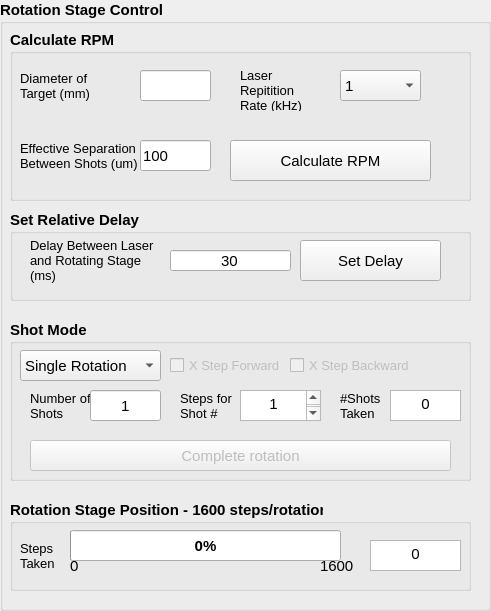
     <widget class="QGroupBox" name="groupBox">
      <property name="geometry">
       <rect>
        <x>700</x>
        <y>10</y>
        <width>491</width>
        <height>611</height>
       </rect>
      </property>
      <property name="font">
       <font>
        <pointsize>11</pointsize>
        <weight>75</weight>
        <bold>true</bold>
       </font>
      </property>
      <property name="title">
       <string>Rotation Stage Control</string>
      </property>
      <widget class="QGroupBox" name="groupBox_2">
       <property name="geometry">
        <rect>
         <x>10</x>
         <y>320</y>
         <width>461</width>
         <height>161</height>
        </rect>
       </property>
       <property name="font">
        <font>
         <pointsize>11</pointsize>
         <weight>75</weight>
         <bold>true</bold>
        </font>
       </property>
       <property name="title">
        <string>Shot Mode</string>
       </property>
       <widget class="QLabel" name="label_18">
        <property name="geometry">
         <rect>
          <x>20</x>
          <y>70</y>
          <width>61</width>
          <height>31</height>
         </rect>
        </property>
        <property name="font">
         <font>
          <pointsize>10</pointsize>
          <weight>50</weight>
          <bold>false</bold>
         </font>
        </property>
        <property name="text">
         <string>Number of Shots</string>
        </property>
        <property name="wordWrap">
         <bool>true</bool>
        </property>
       </widget>
       <widget class="QLineEdit" name="shot_no_ip">
        <property name="geometry">
         <rect>
          <x>80</x>
          <y>70</y>
          <width>71</width>
          <height>31</height>
         </rect>
        </property>
        <property name="font">
         <font>
          <pointsize>11</pointsize>
          <weight>50</weight>
          <bold>false</bold>
         </font>
        </property>
        <property name="text">
         <string>1</string>
        </property>
        <property name="alignment">
         <set>Qt::AlignCenter</set>
        </property>
       </widget>
       <widget class="QCheckBox" name="single_rot_fw_ck">
        <property name="enabled">
         <bool>false</bool>
        </property>
        <property name="geometry">
         <rect>
          <x>160</x>
          <y>30</y>
          <width>111</width>
          <height>31</height>
         </rect>
        </property>
        <property name="font">
         <font>
          <pointsize>10</pointsize>
          <weight>50</weight>
          <bold>false</bold>
         </font>
        </property>
        <property name="text">
         <string>X Step Forward</string>
        </property>
       </widget>
       <widget class="QCheckBox" name="single_rot_bw_ck">
        <property name="enabled">
         <bool>false</bool>
        </property>
        <property name="geometry">
         <rect>
          <x>280</x>
          <y>35</y>
          <width>121</width>
          <height>21</height>
         </rect>
        </property>
        <property name="font">
         <font>
          <pointsize>10</pointsize>
          <weight>50</weight>
          <bold>false</bold>
         </font>
        </property>
        <property name="text">
         <string>X Step Backward</string>
        </property>
       </widget>
       <widget class="QComboBox" name="shot_mode_select">
        <property name="geometry">
         <rect>
          <x>10</x>
          <y>30</y>
          <width>141</width>
          <height>31</height>
         </rect>
        </property>
        <property name="font">
         <font>
          <pointsize>11</pointsize>
          <weight>50</weight>
          <bold>false</bold>
         </font>
        </property>
        <item>
         <property name="text">
          <string>Single Rotation</string>
         </property>
        </item>
        <item>
         <property name="text">
          <string>N Shot</string>
         </property>
        </item>
       </widget>
       <widget class="QLabel" name="label_33">
        <property name="geometry">
         <rect>
          <x>170</x>
          <y>70</y>
          <width>61</width>
          <height>31</height>
         </rect>
        </property>
        <property name="font">
         <font>
          <pointsize>10</pointsize>
          <weight>50</weight>
          <bold>false</bold>
         </font>
        </property>
        <property name="text">
         <string>Steps for Shot #</string>
        </property>
        <property name="wordWrap">
         <bool>true</bool>
        </property>
       </widget>
       <widget class="QLabel" name="label_35">
        <property name="geometry">
         <rect>
          <x>330</x>
          <y>70</y>
          <width>51</width>
          <height>31</height>
         </rect>
        </property>
        <property name="font">
         <font>
          <pointsize>10</pointsize>
          <weight>50</weight>
          <bold>false</bold>
         </font>
        </property>
        <property name="text">
         <string>#Shots Taken</string>
        </property>
        <property name="wordWrap">
         <bool>true</bool>
        </property>
       </widget>
       <widget class="QTextBrowser" name="shots_taken_disp">
        <property name="geometry">
         <rect>
          <x>380</x>
          <y>70</y>
          <width>71</width>
          <height>31</height>
         </rect>
        </property>
        <property name="html">
         <string>&lt;!DOCTYPE HTML PUBLIC &quot;-//W3C//DTD HTML 4.0//EN&quot; &quot;http://www.w3.org/TR/REC-html40/strict.dtd&quot;&gt;
&lt;html&gt;&lt;head&gt;&lt;meta name=&quot;qrichtext&quot; content=&quot;1&quot; /&gt;&lt;style type=&quot;text/css&quot;&gt;
p, li { white-space: pre-wrap; }
&lt;/style&gt;&lt;/head&gt;&lt;body style=&quot; font-family:'.AppleSystemUIFont'; font-size:11pt; font-weight:600; font-style:normal;&quot;&gt;
&lt;p align=&quot;center&quot; style=&quot; margin-top:0px; margin-bottom:0px; margin-left:0px; margin-right:0px; -qt-block-indent:0; text-indent:0px;&quot;&gt;&lt;span style=&quot; font-weight:400;&quot;&gt;0&lt;/span&gt;&lt;/p&gt;&lt;/body&gt;&lt;/html&gt;</string>
        </property>
       </widget>
       <widget class="QTextBrowser" name="step_4_shot_disp">
        <property name="geometry">
         <rect>
          <x>230</x>
          <y>70</y>
          <width>81</width>
          <height>31</height>
         </rect>
        </property>
        <property name="html">
         <string>&lt;!DOCTYPE HTML PUBLIC &quot;-//W3C//DTD HTML 4.0//EN&quot; &quot;http://www.w3.org/TR/REC-html40/strict.dtd&quot;&gt;
&lt;html&gt;&lt;head&gt;&lt;meta name=&quot;qrichtext&quot; content=&quot;1&quot; /&gt;&lt;style type=&quot;text/css&quot;&gt;
p, li { white-space: pre-wrap; }
&lt;/style&gt;&lt;/head&gt;&lt;body style=&quot; font-family:'.AppleSystemUIFont'; font-size:11pt; font-weight:600; font-style:normal;&quot;&gt;
&lt;p align=&quot;center&quot; style=&quot; margin-top:0px; margin-bottom:0px; margin-left:0px; margin-right:0px; -qt-block-indent:0; text-indent:0px;&quot;&gt;&lt;span style=&quot; font-weight:400;&quot;&gt;1&lt;/span&gt;&lt;/p&gt;
&lt;p align=&quot;center&quot; style=&quot;-qt-paragraph-type:empty; margin-top:0px; margin-bottom:0px; margin-left:0px; margin-right:0px; -qt-block-indent:0; text-indent:0px; font-weight:400;&quot;&gt;&lt;br /&gt;&lt;/p&gt;&lt;/body&gt;&lt;/html&gt;</string>
        </property>
       </widget>
       <widget class="QPushButton" name="complete_rot_bt">
        <property name="enabled">
         <bool>false</bool>
        </property>
        <property name="geometry">
         <rect>
          <x>20</x>
          <y>120</y>
          <width>421</width>
          <height>31</height>
         </rect>
        </property>
        <property name="font">
         <font>
          <pointsize>11</pointsize>
          <weight>50</weight>
          <bold>false</bold>
         </font>
        </property>
        <property name="text">
         <string>Complete rotation</string>
        </property>
       </widget>
      </widget>
      <widget class="QGroupBox" name="groupBox_4">
       <property name="geometry">
        <rect>
         <x>10</x>
         <y>210</y>
         <width>461</width>
         <height>91</height>
        </rect>
       </property>
       <property name="font">
        <font>
         <pointsize>11</pointsize>
         <weight>75</weight>
         <bold>true</bold>
        </font>
       </property>
       <property name="title">
        <string>Set Relative Delay</string>
       </property>
       <widget class="QLabel" name="label_19">
        <property name="geometry">
         <rect>
          <x>20</x>
          <y>20</y>
          <width>131</width>
          <height>61</height>
         </rect>
        </property>
        <property name="font">
         <font>
          <pointsize>10</pointsize>
          <weight>50</weight>
          <bold>false</bold>
         </font>
        </property>
        <property name="text">
         <string>Delay Between Laser and Rotating Stage (ms)</string>
        </property>
        <property name="wordWrap">
         <bool>true</bool>
        </property>
       </widget>
       <widget class="QLineEdit" name="rel_delay_ip">
        <property name="geometry">
         <rect>
          <x>160</x>
          <y>40</y>
          <width>121</width>
          <height>21</height>
         </rect>
        </property>
        <property name="font">
         <font>
          <pointsize>11</pointsize>
          <weight>50</weight>
          <bold>false</bold>
         </font>
        </property>
        <property name="text">
         <string>30</string>
        </property>
        <property name="alignment">
         <set>Qt::AlignCenter</set>
        </property>
       </widget>
       <widget class="QPushButton" name="rel_delay_set_bt">
        <property name="geometry">
         <rect>
          <x>290</x>
          <y>30</y>
          <width>141</width>
          <height>41</height>
         </rect>
        </property>
        <property name="font">
         <font>
          <pointsize>11</pointsize>
          <weight>50</weight>
          <bold>false</bold>
         </font>
        </property>
        <property name="text">
         <string>Set Delay</string>
        </property>
       </widget>
      </widget>
      <widget class="QGroupBox" name="groupBox_6">
       <property name="geometry">
        <rect>
         <x>10</x>
         <y>500</y>
         <width>461</width>
         <height>91</height>
        </rect>
       </property>
       <property name="font">
        <font>
         <pointsize>11</pointsize>
         <weight>75</weight>
         <bold>true</bold>
        </font>
       </property>
       <property name="title">
        <string>Rotation Stage Position - 1600 steps/rotation</string>
       </property>
       <widget class="QLabel" name="label_20">
        <property name="geometry">
         <rect>
          <x>10</x>
          <y>40</y>
          <width>41</width>
          <height>31</height>
         </rect>
        </property>
        <property name="font">
         <font>
          <pointsize>10</pointsize>
          <weight>50</weight>
          <bold>false</bold>
         </font>
        </property>
        <property name="text">
         <string>Steps Taken</string>
        </property>
        <property name="wordWrap">
         <bool>true</bool>
        </property>
       </widget>
       <widget class="QGroupBox" name="groupBox_9">
        <property name="geometry">
         <rect>
          <x>30</x>
          <y>150</y>
          <width>381</width>
          <height>141</height>
         </rect>
        </property>
        <property name="font">
         <font>
          <pointsize>11</pointsize>
          <weight>75</weight>
          <bold>true</bold>
         </font>
        </property>
        <property name="title">
         <string>Rotation Stage Position - 1600 steps/rotation</string>
        </property>
        <widget class="QLabel" name="label_30">
         <property name="geometry">
          <rect>
           <x>10</x>
           <y>30</y>
           <width>61</width>
           <height>31</height>
          </rect>
         </property>
         <property name="font">
          <font>
           <pointsize>11</pointsize>
           <weight>50</weight>
           <bold>false</bold>
          </font>
         </property>
         <property name="text">
          <string>Steps Taken</string>
         </property>
         <property name="wordWrap">
          <bool>true</bool>
         </property>
        </widget>
        <widget class="QTextBrowser" name="shot_per_rot_disp_2">
         <property name="geometry">
          <rect>
           <x>70</x>
           <y>30</y>
           <width>111</width>
           <height>31</height>
          </rect>
         </property>
         <property name="html">
          <string>&lt;!DOCTYPE HTML PUBLIC &quot;-//W3C//DTD HTML 4.0//EN&quot; &quot;http://www.w3.org/TR/REC-html40/strict.dtd&quot;&gt;
&lt;html&gt;&lt;head&gt;&lt;meta name=&quot;qrichtext&quot; content=&quot;1&quot; /&gt;&lt;style type=&quot;text/css&quot;&gt;
p, li { white-space: pre-wrap; }
&lt;/style&gt;&lt;/head&gt;&lt;body style=&quot; font-family:'.AppleSystemUIFont'; font-size:11pt; font-weight:600; font-style:normal;&quot;&gt;
&lt;p align=&quot;center&quot; style=&quot; margin-top:0px; margin-bottom:0px; margin-left:0px; margin-right:0px; -qt-block-indent:0; text-indent:0px;&quot;&gt;&lt;span style=&quot; font-weight:400;&quot;&gt;0&lt;/span&gt;&lt;/p&gt;&lt;/body&gt;&lt;/html&gt;</string>
         </property>
        </widget>
        <widget class="QLabel" name="label_31">
         <property name="geometry">
          <rect>
           <x>10</x>
           <y>90</y>
           <width>71</width>
           <height>31</height>
          </rect>
         </property>
         <property name="font">
          <font>
           <pointsize>11</pointsize>
           <weight>50</weight>
           <bold>false</bold>
          </font>
         </property>
         <property name="text">
          <string>#Shots Taken</string>
         </property>
         <property name="wordWrap">
          <bool>true</bool>
         </property>
        </widget>
        <widget class="QTextBrowser" name="shots_taken_disp_2">
         <property name="geometry">
          <rect>
           <x>70</x>
           <y>90</y>
           <width>101</width>
           <height>31</height>
          </rect>
         </property>
         <property name="html">
          <string>&lt;!DOCTYPE HTML PUBLIC &quot;-//W3C//DTD HTML 4.0//EN&quot; &quot;http://www.w3.org/TR/REC-html40/strict.dtd&quot;&gt;
&lt;html&gt;&lt;head&gt;&lt;meta name=&quot;qrichtext&quot; content=&quot;1&quot; /&gt;&lt;style type=&quot;text/css&quot;&gt;
p, li { white-space: pre-wrap; }
&lt;/style&gt;&lt;/head&gt;&lt;body style=&quot; font-family:'.AppleSystemUIFont'; font-size:11pt; font-weight:600; font-style:normal;&quot;&gt;
&lt;p align=&quot;center&quot; style=&quot; margin-top:0px; margin-bottom:0px; margin-left:0px; margin-right:0px; -qt-block-indent:0; text-indent:0px;&quot;&gt;&lt;span style=&quot; font-weight:400;&quot;&gt;0&lt;/span&gt;&lt;/p&gt;&lt;/body&gt;&lt;/html&gt;</string>
         </property>
        </widget>
        <widget class="QLabel" name="label_32">
         <property name="geometry">
          <rect>
           <x>190</x>
           <y>20</y>
           <width>71</width>
           <height>61</height>
          </rect>
         </property>
         <property name="font">
          <font>
           <pointsize>11</pointsize>
           <weight>50</weight>
           <bold>false</bold>
          </font>
         </property>
         <property name="text">
          <string>#Steps Left to complete Rotation</string>
         </property>
         <property name="wordWrap">
          <bool>true</bool>
         </property>
        </widget>
        <widget class="QTextBrowser" name="shots_left_disp_2">
         <property name="geometry">
          <rect>
           <x>270</x>
           <y>30</y>
           <width>101</width>
           <height>31</height>
          </rect>
         </property>
         <property name="html">
          <string>&lt;!DOCTYPE HTML PUBLIC &quot;-//W3C//DTD HTML 4.0//EN&quot; &quot;http://www.w3.org/TR/REC-html40/strict.dtd&quot;&gt;
&lt;html&gt;&lt;head&gt;&lt;meta name=&quot;qrichtext&quot; content=&quot;1&quot; /&gt;&lt;style type=&quot;text/css&quot;&gt;
p, li { white-space: pre-wrap; }
&lt;/style&gt;&lt;/head&gt;&lt;body style=&quot; font-family:'.AppleSystemUIFont'; font-size:11pt; font-weight:600; font-style:normal;&quot;&gt;
&lt;p align=&quot;center&quot; style=&quot; margin-top:0px; margin-bottom:0px; margin-left:0px; margin-right:0px; -qt-block-indent:0; text-indent:0px;&quot;&gt;&lt;span style=&quot; font-weight:400;&quot;&gt;1600&lt;/span&gt;&lt;/p&gt;&lt;/body&gt;&lt;/html&gt;</string>
         </property>
        </widget>
       </widget>
       <widget class="QProgressBar" name="progressBar">
        <property name="geometry">
         <rect>
          <x>60</x>
          <y>30</y>
          <width>271</width>
          <height>31</height>
         </rect>
        </property>
        <property name="maximum">
         <number>1600</number>
        </property>
        <property name="value">
         <number>0</number>
        </property>
       </widget>
       <widget class="QLabel" name="label_29">
        <property name="geometry">
         <rect>
          <x>60</x>
          <y>50</y>
          <width>21</width>
          <height>31</height>
         </rect>
        </property>
        <property name="font">
         <font>
          <pointsize>11</pointsize>
          <weight>50</weight>
          <bold>false</bold>
         </font>
        </property>
        <property name="text">
         <string>0</string>
        </property>
        <property name="wordWrap">
         <bool>true</bool>
        </property>
       </widget>
       <widget class="QLabel" name="label_34">
        <property name="geometry">
         <rect>
          <x>310</x>
          <y>50</y>
          <width>41</width>
          <height>31</height>
         </rect>
        </property>
        <property name="font">
         <font>
          <pointsize>11</pointsize>
          <weight>50</weight>
          <bold>false</bold>
         </font>
        </property>
        <property name="text">
         <string>1600</string>
        </property>
        <property name="wordWrap">
         <bool>true</bool>
        </property>
       </widget>
       <widget class="QTextBrowser" name="steps_taken_disp">
        <property name="geometry">
         <rect>
          <x>360</x>
          <y>40</y>
          <width>91</width>
          <height>31</height>
         </rect>
        </property>
        <property name="html">
         <string>&lt;!DOCTYPE HTML PUBLIC &quot;-//W3C//DTD HTML 4.0//EN&quot; &quot;http://www.w3.org/TR/REC-html40/strict.dtd&quot;&gt;
&lt;html&gt;&lt;head&gt;&lt;meta name=&quot;qrichtext&quot; content=&quot;1&quot; /&gt;&lt;style type=&quot;text/css&quot;&gt;
p, li { white-space: pre-wrap; }
&lt;/style&gt;&lt;/head&gt;&lt;body style=&quot; font-family:'.AppleSystemUIFont'; font-size:11pt; font-weight:600; font-style:normal;&quot;&gt;
&lt;p align=&quot;center&quot; style=&quot; margin-top:0px; margin-bottom:0px; margin-left:0px; margin-right:0px; -qt-block-indent:0; text-indent:0px;&quot;&gt;&lt;span style=&quot; font-weight:400;&quot;&gt;0&lt;/span&gt;&lt;/p&gt;&lt;/body&gt;&lt;/html&gt;</string>
        </property>
       </widget>
      </widget>
      <widget class="QGroupBox" name="groupBox_17">
       <property name="geometry">
        <rect>
         <x>10</x>
         <y>30</y>
         <width>461</width>
         <height>171</height>
        </rect>
       </property>
       <property name="font">
        <font>
         <pointsize>11</pointsize>
         <weight>75</weight>
         <bold>true</bold>
        </font>
       </property>
       <property name="title">
        <string>Calculate RPM</string>
       </property>
       <widget class="QLabel" name="label_21">
        <property name="geometry">
         <rect>
          <x>10</x>
          <y>100</y>
          <width>121</width>
          <height>51</height>
         </rect>
        </property>
        <property name="font">
         <font>
          <pointsize>10</pointsize>
          <weight>50</weight>
          <bold>false</bold>
         </font>
        </property>
        <property name="text">
         <string>Effective Separation Between Shots (um)</string>
        </property>
        <property name="wordWrap">
         <bool>true</bool>
        </property>
       </widget>
       <widget class="QLineEdit" name="shot_sep_ip">
        <property name="geometry">
         <rect>
          <x>130</x>
          <y>110</y>
          <width>71</width>
          <height>31</height>
         </rect>
        </property>
        <property name="font">
         <font>
          <pointsize>11</pointsize>
          <weight>50</weight>
          <bold>false</bold>
         </font>
        </property>
        <property name="text">
         <string>100</string>
        </property>
       </widget>
       <widget class="QComboBox" name="rep_rate_select">
        <property name="geometry">
         <rect>
          <x>330</x>
          <y>40</y>
          <width>81</width>
          <height>31</height>
         </rect>
        </property>
        <property name="font">
         <font>
          <pointsize>11</pointsize>
          <weight>50</weight>
          <bold>false</bold>
         </font>
        </property>
        <item>
         <property name="text">
          <string>1</string>
         </property>
        </item>
        <item>
         <property name="text">
          <string>0.1</string>
         </property>
        </item>
        <item>
         <property name="text">
          <string>0.5</string>
         </property>
        </item>
       </widget>
       <widget class="QLineEdit" name="target_diam_ip">
        <property name="geometry">
         <rect>
          <x>130</x>
          <y>40</y>
          <width>71</width>
          <height>31</height>
         </rect>
        </property>
       </widget>
       <widget class="QLabel" name="label_16">
        <property name="geometry">
         <rect>
          <x>10</x>
          <y>40</y>
          <width>101</width>
          <height>31</height>
         </rect>
        </property>
        <property name="font">
         <font>
          <pointsize>10</pointsize>
          <weight>50</weight>
          <bold>false</bold>
         </font>
        </property>
        <property name="text">
         <string>Diameter of Target (mm)</string>
        </property>
        <property name="wordWrap">
         <bool>true</bool>
        </property>
       </widget>
       <widget class="QLabel" name="label_17">
        <property name="geometry">
         <rect>
          <x>230</x>
          <y>40</y>
          <width>81</width>
          <height>41</height>
         </rect>
        </property>
        <property name="font">
         <font>
          <pointsize>10</pointsize>
          <weight>50</weight>
          <bold>false</bold>
         </font>
        </property>
        <property name="text">
         <string>Laser Repitition Rate (kHz)</string>
        </property>
        <property name="wordWrap">
         <bool>true</bool>
        </property>
       </widget>
       <widget class="QPushButton" name="rpm_bt">
        <property name="geometry">
         <rect>
          <x>220</x>
          <y>110</y>
          <width>201</width>
          <height>41</height>
         </rect>
        </property>
        <property name="font">
         <font>
          <pointsize>11</pointsize>
          <weight>50</weight>
          <bold>false</bold>
         </font>
        </property>
        <property name="text">
         <string>Calculate RPM</string>
        </property>
       </widget>
      </widget>
     </widget>
